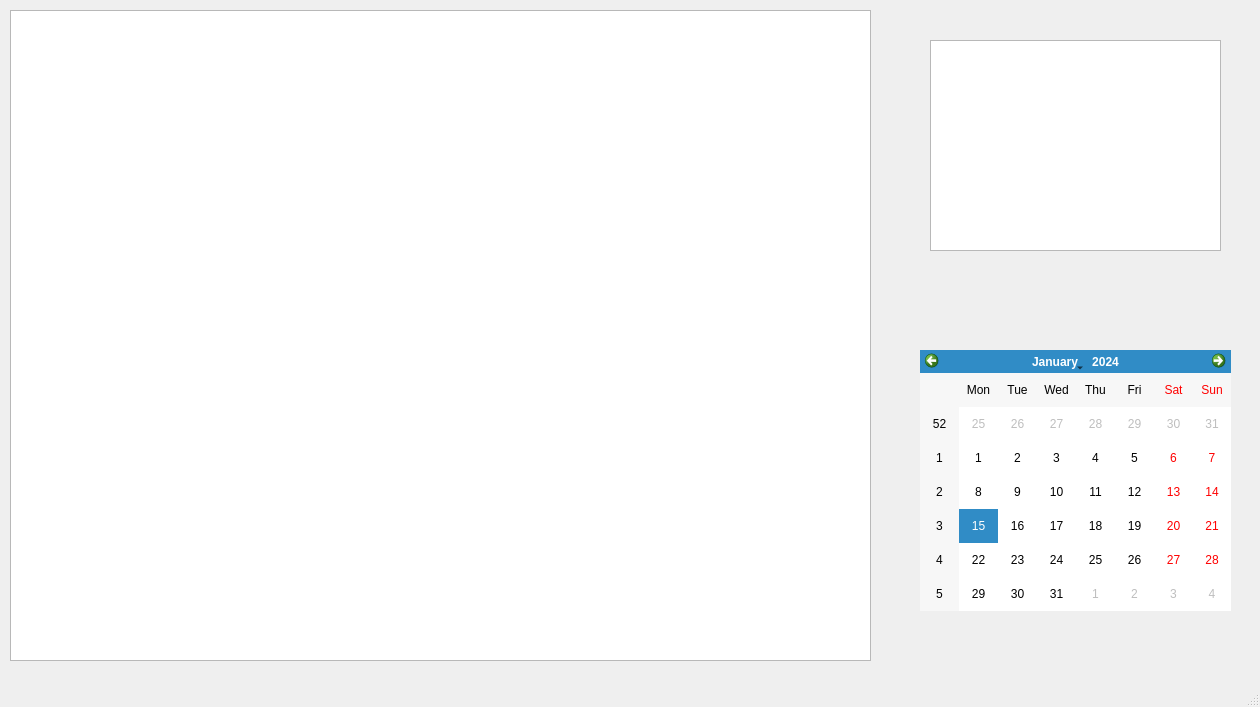
<?xml version="1.0" encoding="UTF-8"?>
<ui version="4.0">
 <class>history</class>
 <widget class="QMainWindow" name="history">
  <property name="geometry">
   <rect>
    <x>0</x>
    <y>0</y>
    <width>1260</width>
    <height>707</height>
   </rect>
  </property>
  <property name="windowTitle">
   <string>MainWindow</string>
  </property>
  <widget class="QWidget" name="centralwidget">
   <widget class="QChartView" name="chartView">
    <property name="geometry">
     <rect>
      <x>10</x>
      <y>10</y>
      <width>861</width>
      <height>651</height>
     </rect>
    </property>
   </widget>
   <widget class="QCalendarWidget" name="calendarWidget">
    <property name="geometry">
     <rect>
      <x>920</x>
      <y>350</y>
      <width>311</width>
      <height>261</height>
     </rect>
    </property>
   </widget>
   <widget class="QTextEdit" name="textEdit">
    <property name="geometry">
     <rect>
      <x>930</x>
      <y>40</y>
      <width>291</width>
      <height>211</height>
     </rect>
    </property>
   </widget>
  </widget>
  <widget class="QMenuBar" name="menubar">
   <property name="geometry">
    <rect>
     <x>0</x>
     <y>0</y>
     <width>1260</width>
     <height>17</height>
    </rect>
   </property>
  </widget>
  <widget class="QStatusBar" name="statusbar"/>
 </widget>
 <customwidgets>
  <customwidget>
   <class>QChartView</class>
   <extends>QGraphicsView</extends>
   <header location="global">qchartview.h</header>
  </customwidget>
 </customwidgets>
 <resources/>
 <connections/>
</ui>
